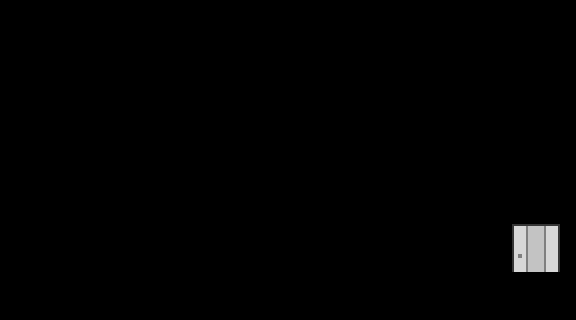

This game map was drawn from its Tiled (.tmx) file and the tilesets committed beside it. A one-line description and the full map source follow:
An orthogonal 36x20 tile map with 16x16 px tiles, 1 tile layer (Tile Layer 1) and 4 objects.

<map version="1.0" tiledversion="1.0.2" orientation="orthogonal" renderorder="right-down" width="36" height="20" tilewidth="16" tileheight="16" nextobjectid="11">
 <tileset firstgid="1" source="Layout.tsx" />
 <layer name="Tile Layer 1" width="36" height="20">
  <data encoding="csv">
1,1,1,1,1,1,1,1,1,1,1,1,1,1,1,1,1,1,1,1,1,1,1,1,1,1,1,1,1,1,1,1,1,1,1,1,
1,1,1,1,1,1,1,1,1,1,1,1,1,1,1,1,1,1,1,1,1,1,1,1,1,1,1,1,1,1,1,1,1,1,1,1,
1,1,1,1,1,1,1,1,1,1,1,1,1,1,1,1,1,1,1,1,1,1,1,1,1,1,1,1,1,1,1,1,1,1,1,1,
0,0,0,0,0,0,0,0,0,1,1,0,0,0,0,0,0,0,0,0,0,0,0,0,0,0,1,1,0,0,0,0,0,0,0,0,
0,0,0,0,0,0,0,0,0,1,1,0,0,0,0,0,0,0,0,0,0,0,0,0,0,0,1,1,0,0,0,0,0,0,0,0,
0,0,0,0,0,0,0,0,0,1,1,0,0,0,0,0,0,0,0,0,0,0,0,0,0,0,1,1,0,0,0,0,0,0,0,0,
0,0,0,0,0,0,0,0,0,1,1,0,0,0,0,0,0,0,0,0,0,0,0,0,0,0,1,1,0,0,0,0,0,0,0,0,
0,0,0,0,0,0,0,0,0,1,1,0,0,0,0,0,0,0,0,0,0,0,0,0,0,0,1,1,0,0,0,0,0,0,0,0,
0,0,0,0,0,0,0,0,0,1,1,0,0,0,0,0,0,0,0,0,0,0,0,0,0,0,1,1,0,0,0,0,0,0,0,0,
0,0,0,0,0,0,0,0,0,1,1,0,0,0,0,0,0,0,0,0,0,0,0,0,0,0,1,1,0,0,0,0,0,0,0,0,
0,0,0,0,0,0,0,0,0,1,1,0,0,0,0,0,0,0,0,0,0,0,0,0,0,0,1,1,0,0,0,0,0,0,0,0,
0,0,0,0,0,0,0,0,0,1,1,0,0,0,0,0,0,0,0,0,0,0,0,0,0,0,1,1,0,0,0,0,0,0,0,0,
0,0,0,0,0,0,0,0,0,1,1,0,0,0,0,0,0,0,0,0,0,0,0,0,0,0,1,1,0,0,0,0,0,0,0,0,
0,0,0,0,0,0,0,0,0,1,1,0,0,0,0,0,0,0,0,0,0,0,0,0,0,0,1,1,0,0,0,0,0,0,0,0,
0,0,0,0,0,0,0,0,0,1,1,0,0,0,0,0,0,0,0,0,0,0,0,0,0,0,1,1,0,0,0,0,2,3,4,0,
0,0,0,0,0,0,0,0,0,1,1,0,0,0,0,0,0,0,0,0,0,0,0,0,0,0,1,1,0,0,0,0,6,7,8,0,
0,0,0,0,0,0,0,0,0,1,1,0,0,0,0,0,0,0,0,0,0,0,0,0,0,0,1,1,0,0,0,0,10,11,12,0,
1,1,1,1,1,1,1,1,1,1,1,1,1,1,1,1,1,1,1,1,1,1,1,1,1,1,1,1,1,1,1,1,1,1,1,1,
1,1,1,1,1,1,1,1,1,1,1,1,1,1,1,1,1,1,1,1,1,1,1,1,1,1,1,1,1,1,1,1,1,1,1,1,
1,1,1,1,1,1,1,1,1,1,1,1,1,1,1,1,1,1,1,1,1,1,1,1,1,1,1,1,1,1,1,1,1,1,1,1
</data>
 </layer>
 <objectgroup name="Hard Collision">
  <object id="6" x="0" y="0" width="576" height="48" />
  <object id="7" x="0" y="272" width="576" height="48" />
  <object id="8" x="144" y="48" width="32" height="224" />
  <object id="9" x="416" y="48" width="32" height="224" />
 </objectgroup>
</map>
